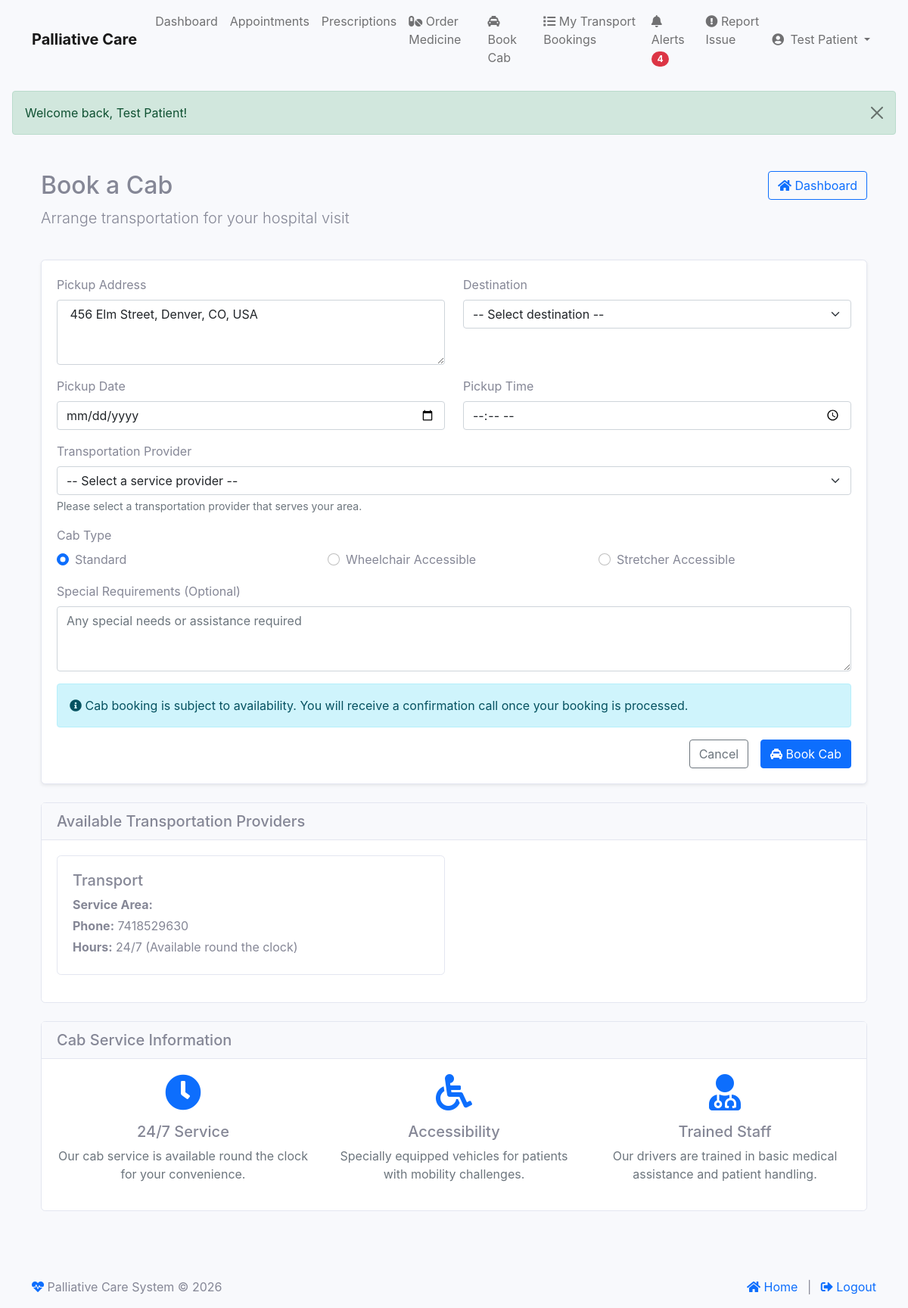
The app's page /index.php?module=patient&action=book_cab (signed in) with its own data.
### tables this page shows
CREATE TABLE IF NOT EXISTS `patients` (
  `id` int NOT NULL AUTO_INCREMENT,
  `user_id` int NOT NULL,
  `name` varchar(255) NOT NULL,
  `email` varchar(255) NOT NULL,
  `phone` varchar(20) DEFAULT NULL,
  `dob` date DEFAULT NULL,
  `gender` enum('male','female','other') DEFAULT NULL,
  `blood_group` varchar(5) DEFAULT NULL,
  `emergency_contact` varchar(255) DEFAULT NULL,
  `address` text,
  `medical_history` text,
  `created_at` timestamp NULL DEFAULT CURRENT_TIMESTAMP,
  `updated_at` timestamp NULL DEFAULT CURRENT_TIMESTAMP ON UPDATE CURRENT_TIMESTAMP,
  `profile_image` varchar(255) DEFAULT NULL,
  PRIMARY KEY (`id`),
  UNIQUE KEY `user_id` (`user_id`),
  UNIQUE KEY `email` (`email`)
);

CREATE TABLE IF NOT EXISTS `service_providers` (
  `id` int NOT NULL AUTO_INCREMENT,
  `user_id` int NOT NULL,
  `company_name` varchar(255) NOT NULL,
  `email` varchar(255) NOT NULL,
  `phone` varchar(20) DEFAULT NULL,
  `service_type` enum('pharmacy','transportation','nursing','equipment','rehabilitation','counseling','both') NOT NULL,
  `address` text,
  `operating_hours` varchar(255) DEFAULT NULL,
  `service_area` text,
  `license_number` varchar(50) DEFAULT NULL,
  `status` enum('active','inactive','pending') DEFAULT 'pending',
  `created_at` timestamp NULL DEFAULT CURRENT_TIMESTAMP,
  `updated_at` timestamp NULL DEFAULT CURRENT_TIMESTAMP ON UPDATE CURRENT_TIMESTAMP,
  PRIMARY KEY (`id`),
  UNIQUE KEY `user_id` (`user_id`),
  UNIQUE KEY `email` (`email`)
);

### modules/base_controller.php (called while the page is built, shortened)
<?php
class BaseController {
    public function __construct() {
        require_once __DIR__ . '/../classes/Database.php';
        $this->db = Database::getInstance();
        if (isset($_SESSION['user_id'])) {
            $stmt = $this->db->prepare("SELECT * FROM users WHERE id = ?");
            $stmt->execute([$_SESSION['user_id']]);
        }
    }
    protected function render($view, $data = []) {
        extract($data);
        $view_file = "modules/" . strtolower(str_replace("Controller", "", get_class($this))) . "/views/{$view}.php";
        include $view_file;
    }
}

### modules/patient/controller.php (called while the page is built, shortened)
<?php
class PatientController extends BaseController {
    protected $patient;
    public function __construct() {
        parent::__construct();
        try {
            $stmt = $this->db->prepare("SELECT * FROM patients WHERE user_id = ?");
            $stmt->execute([$_SESSION['user_id']]);
            $patient = $stmt->fetch(PDO::FETCH_ASSOC);
            $this->patient = $patient;
        } catch (PDOException $e) {
            error_log("Error in PatientController constructor: " . $e->getMessage());
            session_destroy();
            $_SESSION['error'] = "An error occurred. Please try again later.";
            header("Location: " . SITE_URL . "index.php?module=auth&action=login&type=patient");
            exit;
        }
    }
    public function book_cab() {
        try {
            $stmt = $this->db->prepare("
                SELECT id, name, address
                FROM hospitals
                WHERE status = 'active'
                ORDER BY name
            ");
            $stmt->execute();
            $hospitals = $stmt->fetchAll(PDO::FETCH_ASSOC);
            $stmt = $this->db->prepare("
                SELECT sp.id, sp.company_name, sp.phone, sp.address, sp.operating_hours, sp.service_area
                FROM service_providers sp
                WHERE sp.service_type IN ('transportation', 'both')
                ORDER BY sp.company_name
            ");
            $stmt->execute();
            $providers = $stmt->fetchAll(PDO::FETCH_ASSOC);
            $this->render('book_cab', [
                'patient' => $this->patient,
                'hospitals' => $hospitals,
                'providers' => $providers
            ]);
        } catch (PDOException $e) {
            error_log("Error in book_cab: " . $e->getMessage());
            $_SESSION['error'] = "An error occurred while processing your request.";
            $this->redirect('index.php?module=patient&action=dashboard');
        }
    }
}

### classes/Database.php (called while the page is built, shortened)
<?php
class Database {
    private static $instance = null;
    private function __construct() {
        try {
            $dsn = "mysql:host=" . DB_HOST . ";dbname=" . DB_NAME . ";charset=utf8mb4";
            $options = [
                PDO::ATTR_ERRMODE => PDO::ERRMODE_EXCEPTION,
                PDO::ATTR_DEFAULT_FETCH_MODE => PDO::FETCH_ASSOC,
                PDO::ATTR_EMULATE_PREPARES => false,
                PDO::MYSQL_ATTR_INIT_COMMAND => "SET NAMES utf8mb4 COLLATE utf8mb4_unicode_ci"
            ];
            $this->connection = new PDO($dsn, DB_USER, DB_PASS, $options);
        } catch (PDOException $e) {
            error_log("Database connection error: " . $e->getMessage());
            throw new Exception("Could not connect to the database. Please try again later.");
        }
    }
    public static function getInstance() {
        if (self::$instance === null) {
            self::$instance = new self();
        }
        return self::$instance->connection;
    }
}

### modules/patient/views/book_cab.php (the view, shortened to what this page needs)
<?php
require_once __DIR__ . '/../../../views/includes/header.php';
?>
<div class="container py-4">
    <div class="row mb-4">
        <div class="col-md-8">
            <h2>Book a Cab</h2>
            <p class="lead">Arrange transportation for your hospital visit</p>
        </div>
        <div class="col-md-4 text-end">
            <a href="index.php?module=patient&action=dashboard" class="btn btn-outline-primary">
                <i class="fas fa-home"></i> Dashboard
            </a>
        </div>
    </div>
    <div class="card shadow-sm">
        <div class="card-body">
            <form action="index.php?module=patient&action=book_cab" method="post">
                <div class="row">
                    <div class="col-md-6 mb-3">
                        <label for="pickup_address" class="form-label">Pickup Address</label>
                        <textarea name="pickup_address" id="pickup_address" class="form-control" rows="3" required><?= $patient['address'] ?? '' ?></textarea>
                    </div>
                    <div class="col-md-6 mb-3">
                        <label for="destination" class="form-label">Destination</label>
                        <select name="destination" id="destination" class="form-select" required>
                            <option value="">-- Select destination --</option>
                        </select>
                    </div>
                </div>
                <div class="row">
                    <div class="col-md-6 mb-3">
                        <label for="pickup_date" class="form-label">Pickup Date</label>
                        <input type="date" name="pickup_date" id="pickup_date" class="form-control"
                               min="<?= date('Y-m-d') ?>" required>
                    </div>
                    <div class="col-md-6 mb-3">
                        <label for="pickup_time" class="form-label">Pickup Time</label>
                        <input type="time" name="pickup_time" id="pickup_time" class="form-control" required>
                    </div>
                </div>
                <div class="mb-3">
                    <label for="provider_id" class="form-label">Transportation Provider</label>
                    <select name="provider_id" id="provider_id" class="form-select" required>
                        <option value="">-- Select a service provider --</option>
                    </select>
                    <div class="form-text">Please select a transportation provider that serves your area.</div>
                </div>
                <div class="mb-3">
                    <label class="form-label">Cab Type</label>
                    <div class="row">
                        <div class="col-md-4">
                            <div class="form-check">
                                <input class="form-check-input" type="radio" name="cab_type" id="cab_standard" value="standard" checked>
                                <label class="form-check-label" for="cab_standard">
                                    Standard
                                </label>
                            </div>
                        </div>
                        <div class="col-md-4">
                            <div class="form-check">
                                <input class="form-check-input" type="radio" name="cab_type" id="cab_wheelchair" value="wheelchair">
                                <label class="form-check-label" for="cab_wheelchair">
                                    Wheelchair Accessible
                                </label>
                            </div>
                        </div>
                        <div class="col-md-4">
                            <div class="form-check">
                                <input class="form-check-input" type="radio" name="cab_type" id="cab_stretcher" value="stretcher">
                                <label class="form-check-label" for="cab_stretcher">
                                    Stretcher Accessible
                                </label>
                            </div>
                        </div>
                    </div>
                </div>
                <div class="mb-3">
                    <label for="special_requirements" class="form-label">Special Requirements (Optional)</label>
                    <textarea name="special_requirements" id="special_requirements" class="form-control" rows="3"
                              placeholder="Any special needs or assistance required"></textarea>
                </div>
                <div class="alert alert-info">
                    <i class="fas fa-info-circle"></i> Cab booking is subject to availability. You will receive a confirmation call once your booking is processed.
                </div>
                <div class="d-grid gap-2 d-md-flex justify-content-md-end">
                    <a href="index.php?module=patient&action=dashboard" class="btn btn-outline-secondary me-md-2">Cancel</a>
                    <button type="submit" class="btn btn-primary">
                        <i class="fas fa-taxi"></i> Book Cab
                    </button>
                </div>
            </form>
        </div>
    </div>
    <?php if (!empty($providers)): ?>
    <div class="card mt-4">
        <div class="card-header bg-light">
            <h5 class="mb-0">Available Transportation Providers</h5>
        </div>
        <div class="card-body">
            <div class="row">
                <?php foreach ($providers as $provider): ?>
                <div class="col-md-6 mb-3">
                    <div class="card h-100">
                        <div class="card-body">
                            <h5 class="card-title"><?= htmlspecialchars($provider['company_name']) ?></h5>
                            <p class="card-text mb-1"><strong>Service Area:</strong> <?= htmlspecialchars($provider['service_area'] ?? 'All Areas') ?></p>
                            <p class="card-text mb-1"><strong>Phone:</strong> <?= htmlspecialchars($provider['phone'] ?? 'N/A') ?></p>
                            <?php if (!empty($provider['operating_hours'])): ?>
                            <p class="card-text mb-1"><strong>Hours:</strong> <?= htmlspecialchars($provider['operating_hours']) ?></p>
                            <?php endif; ?>
                        </div>
                    </div>
                </div>
                <?php endforeach; ?>
            </div>
        </div>
    </div>
    <?php endif; ?>
    <div class="card mt-4">
        <div class="card-header bg-light">
            <h5 class="mb-0">Cab Service Information</h5>
        </div>
        <div class="card-body">
            <div class="row">
                <div class="col-md-4 mb-3 mb-md-0">
                    <div class="text-center">
                        <i class="fas fa-clock fa-3x text-primary mb-3"></i>
                        <h5>24/7 Service</h5>
                        <p class="text-muted">Our cab service is available round the clock for your convenience.</p>
                    </div>
                </div>
                <div class="col-md-4 mb-3 mb-md-0">
                    <div class="text-center">
                        <i class="fas fa-wheelchair fa-3x text-primary mb-3"></i>
                        <h5>Accessibility</h5>
                        <p class="text-muted">Specially equipped vehicles for patients with mobility challenges.</p>
                    </div>
                </div>
                <div class="col-md-4">
                    <div class="text-center">
                        <i class="fas fa-user-md fa-3x text-primary mb-3"></i>
                        <h5>Trained Staff</h5>
                        <p class="text-muted">Our drivers are trained in basic medical assistance and patient handling.</p>
                    </div>
                </div>
            </div>
        </div>
    </div>
</div>
<?php
require_once __DIR__ . '/../../../views/includes/footer.php';
?>

### assets/css/patient.css (style rules this page uses)
body { background-color: #f8f9fc !important; }

### views/includes/header.php (style rules this page uses)
.card { transition: transform 0.2s; }

### records on screen
patients: pickup_address "456 Elm Street, Denver, CO, USA"
service_providers: company_name "Transport", phone "7418529630", operating_hours "24/7 (Available round the clock)"

### other values on screen
$unread_count "4"
$_SESSION['name'] "Test Patient"
$_SESSION['success'] "Welcome back, Test Patient!"
